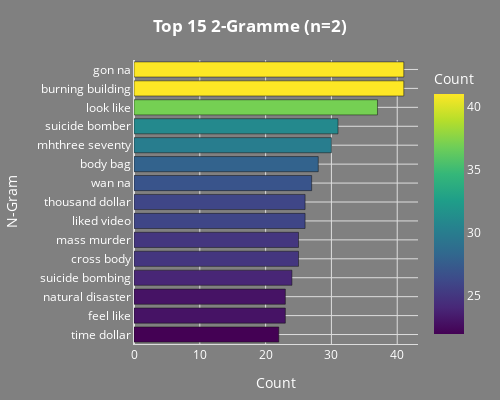

Notebook code for this chart:
### Markdown cell above
### 📊 Interpretation: Tweet-Länge
Dieses Histogramm vergleicht die Länge der Tweets (Anzahl der Zeichen) für beide Klassen.
- Überlappen sich die Kurven stark, ist die Länge kein gutes Unterscheidungsmerkmal.
- Oft sind Katastrophen-Tweets (Rot) etwas länger und detaillierter als alltägliche Kurznachrichten.
- Spitzen bei bestimmten Längen können auf automatisierte Bots oder Retweets hindeuten.

### Code cell
# 4. Phrasen-Analyse (Bigramme / 2-Wort-Kombinationen)
# Findet die häufigsten Wortpaare im gereinigten Text
print('Häufigste Bigramme (Wortpaare)')
plot_neutral_ngrams(df_Cleaning, n=2, top_n=15)

### Figure 1 — Plotly figure (JSON) as saved in the notebook; plotly's stock layout.template omitted (floating-point values rounded to 4 significant figures)
{"data": [{"hovertemplate": "Count=%{marker.color}<br>N-Gram=%{y}<extra></extra>", "legendgroup": "", "marker": {"color": [41, 41, 37, 31, 30, 28, 27, 26, 26, 25, 25, 24, 23, 23, 22], "coloraxis": "coloraxis", "pattern": {"shape": ""}}, "name": "", "orientation": "h", "showlegend": false, "textposition": "auto", "x": [41, 41, 37, 31, 30, 28, 27, 26, 26, 25, 25, 24, 23, 23, 22], "xaxis": "x", "y": ["gon na", "burning building", "look like", "suicide bomber", "mhthree seventy", "body bag", "wan na", "thousand dollar", "liked video", "mass murder", "cross body", "suicide bombing", "natural disaster", "feel like", "time dollar"], "yaxis": "y", "type": "bar"}], "layout": {"xaxis": {"anchor": "y", "domain": [0.0, 1.0], "title": {"text": "Count"}, "gridcolor": "#dddddd", "zerolinecolor": "#dddddd", "showline": true, "linewidth": 1, "linecolor": "#dddddd"}, "yaxis": {"anchor": "x", "domain": [0.0, 1.0], "title": {"text": "N-Gram"}, "autorange": "reversed", "gridcolor": "#dddddd", "zerolinecolor": "#dddddd", "showline": true, "linewidth": 1, "linecolor": "#dddddd"}, "coloraxis": {"colorbar": {"title": {"text": "Count"}}, "colorscale": [[0.0, "#440154"], [0.1111, "#482878"], [0.2222, "#3e4989"], [0.3333, "#31688e"], [0.4444, "#26828e"], [0.5556, "#1f9e89"], [0.6667, "#35b779"], [0.7778, "#6ece58"], [0.8889, "#b5de2b"], [1.0, "#fde725"]]}, "legend": {"tracegroupgap": 0, "font": {"color": "#FFFFFF", "size": 11}, "orientation": "h", "yanchor": "bottom", "y": -0.22, "xanchor": "center", "x": 0.5}, "margin": {"t": 60, "l": 125, "r": 25, "b": 48}, "barmode": "relative", "font": {"color": "#FFFFFF"}, "title": {"text": "<b>Top 15 2-Gramme (n=2)</b>", "y": 0.95, "x": 0.5, "xanchor": "center", "yanchor": "top"}, "paper_bgcolor": "#808080", "plot_bgcolor": "#808080", "width": 500, "height": 400}}
